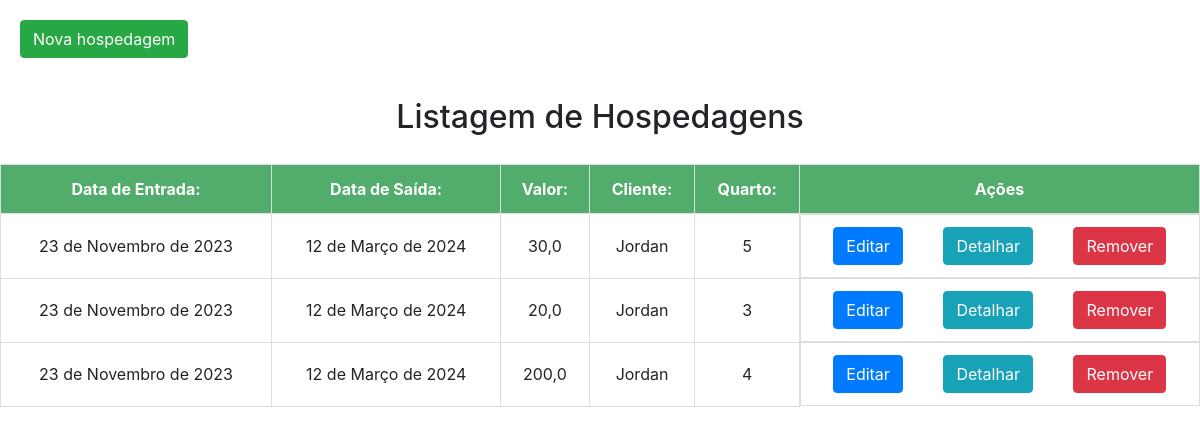
The page / on the database its author committed.
### hospedagem/models.py (models this page shows, shortened)
class Hospedagem(models.Model):
    data_entrada = models.DateField(auto_now=True)
    data_saida = models.DateField(auto_now=False)
    valor = models.FloatField(null=True)
    cliente = models.ForeignKey(Cliente, on_delete=models.CASCADE)
    quarto = models.ForeignKey(Quarto, on_delete=models.CASCADE)

class Cliente(models.Model):
    nome = models.CharField(max_length=100)
    email = models.EmailField(max_length=100)
    telefone = models.CharField(max_length=11)
    endereco = models.CharField(max_length=100)
    def __str__(self):
        return self.nome

class Quarto(models.Model):
    apartamento = models.IntegerField(null=True)
    valor = models.FloatField(null=True)
    def __str__(self):
        return str(self.apartamento)

### hospedagem/views.py (the view)
# urls.py: path("", HospedagemListar.as_view(), name="index"),
class HospedagemListar(ListView):
    model = Hospedagem
    template_name = 'index.html'
    context_object_name = 'hospedagens'
    def get_context_data(self, **kwargs):
        context = super().get_context_data(**kwargs)
        context["hospedagens"] = Hospedagem.objects.all()
        return context

### hospedagem/templates/index.html (shortened to what this page needs)
<!DOCTYPE html>
<html lang="en">
<head>
    <link rel="stylesheet" href="https://cdn.jsdelivr.net/npm/bootstrap@4.3.1/dist/css/bootstrap.min.css">
    <a href="{% url 'criar' %}"><button type="button" id="new_hospedage" class="btn btn-success">Nova hospedagem</button></a>
</head>
<body>
    <h2>Listagem de Hospedagens</h2>
    <table>
        <thead>
            <tr>
                <th>Data de Entrada:</th>
                <th>Data de Saída:</th>
                <th>Valor:</th>
                <th>Cliente:</th>
                <th>Quarto:</th>
                <th id="actions">Ações</th>
            </tr>
        </thead>
        <tbody>
            {% for hospedagem in hospedagens %}
            <tr>
                <td>{{ hospedagem.data_entrada }}</td>
                <td>{{ hospedagem.data_saida }}</td>
                <td>{{ hospedagem.valor }}</td>
                <td>{{ hospedagem.cliente }}</td>
                <td>{{ hospedagem.quarto }}</td>
                <td id="act-buttons"><a href="{% url 'editar' hospedagem.id %}"><button type="button" class="btn btn-primary">Editar</button></a>
                    <a href="{% url 'detalhar' hospedagem.id %}"><button type="button" class="btn btn-info">Detalhar</button></a>
                    <a href="{% url 'deletar' hospedagem.id %}"><button type="button" class="btn btn-danger">Remover</button></a></td>
            </tr>
            {% endfor %}
        </tbody>
    </table>
</body>
</html>

### hospedagem/templates/index.html (style rules this page uses)
table { width: 100%; border-collapse: collapse; }
th, td { border: 1px solid #ddd; padding: 12px; text-align: center; }
th { background-color: #52AC6C; color: white; }
h2 { text-align: center; margin-top: 20px; padding-bottom: 20px; }
#new_hospedage { margin-top: 20px; margin-bottom: 20px; margin-left: 20px; }
#actions { width: 400px; }
#act-buttons { display: flex; justify-content: space-around; }

### rows shown on the page
Hospedagem: data_entrada "23 de Novembro de 2023", data_saida "12 de Março de 2024", valor "30,0", cliente "Jordan", quarto "5"
Hospedagem: data_entrada "23 de Novembro de 2023", data_saida "12 de Março de 2024", valor "20,0", cliente "Jordan", quarto "3"
Hospedagem: data_entrada "23 de Novembro de 2023", data_saida "12 de Março de 2024", valor "200,0", cliente "Jordan", quarto "4"
